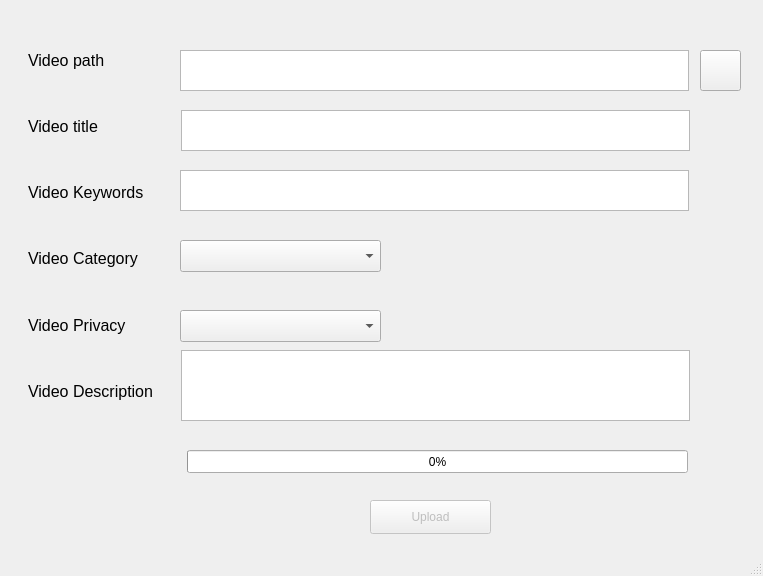
<?xml version="1.0" encoding="UTF-8"?>
<ui version="4.0">
 <class>MainWindow</class>
 <widget class="QMainWindow" name="MainWindow">
  <property name="geometry">
   <rect>
    <x>0</x>
    <y>0</y>
    <width>763</width>
    <height>576</height>
   </rect>
  </property>
  <property name="sizePolicy">
   <sizepolicy hsizetype="Fixed" vsizetype="Fixed">
    <horstretch>0</horstretch>
    <verstretch>0</verstretch>
   </sizepolicy>
  </property>
  <property name="windowTitle">
   <string>PyYouTube Uploader</string>
  </property>
  <property name="autoFillBackground">
   <bool>false</bool>
  </property>
  <widget class="QWidget" name="centralwidget">
   <widget class="QWidget" name="">
    <property name="geometry">
     <rect>
      <x>20</x>
      <y>30</y>
      <width>146</width>
      <height>391</height>
     </rect>
    </property>
    <layout class="QVBoxLayout" name="verticalLayout">
     <property name="leftMargin">
      <number>8</number>
     </property>
     <property name="topMargin">
      <number>0</number>
     </property>
     <item>
      <widget class="QLabel" name="video_path">
       <property name="font">
        <font>
         <pointsize>12</pointsize>
        </font>
       </property>
       <property name="text">
        <string>Video path</string>
       </property>
      </widget>
     </item>
     <item>
      <widget class="QLabel" name="video_title">
       <property name="font">
        <font>
         <pointsize>12</pointsize>
        </font>
       </property>
       <property name="text">
        <string>Video title</string>
       </property>
      </widget>
     </item>
     <item>
      <widget class="QLabel" name="video_keywords">
       <property name="font">
        <font>
         <pointsize>12</pointsize>
        </font>
       </property>
       <property name="text">
        <string>Video Keywords</string>
       </property>
      </widget>
     </item>
     <item>
      <widget class="QLabel" name="video_category">
       <property name="font">
        <font>
         <pointsize>12</pointsize>
        </font>
       </property>
       <property name="text">
        <string>Video Category</string>
       </property>
      </widget>
     </item>
     <item>
      <widget class="QLabel" name="video_privacy">
       <property name="font">
        <font>
         <pointsize>12</pointsize>
        </font>
       </property>
       <property name="text">
        <string>Video Privacy</string>
       </property>
      </widget>
     </item>
     <item>
      <widget class="QLabel" name="video_description">
       <property name="font">
        <font>
         <pointsize>12</pointsize>
        </font>
       </property>
       <property name="text">
        <string>Video Description</string>
       </property>
      </widget>
     </item>
    </layout>
   </widget>
   <widget class="QTextEdit" name="video_path_text">
    <property name="geometry">
     <rect>
      <x>180</x>
      <y>50</y>
      <width>509</width>
      <height>41</height>
     </rect>
    </property>
    <property name="layoutDirection">
     <enum>Qt::LeftToRight</enum>
    </property>
   </widget>
   <widget class="QTextEdit" name="video_title_text">
    <property name="geometry">
     <rect>
      <x>181</x>
      <y>110</y>
      <width>509</width>
      <height>41</height>
     </rect>
    </property>
   </widget>
   <widget class="QTextEdit" name="video_keywords_text">
    <property name="geometry">
     <rect>
      <x>180</x>
      <y>170</y>
      <width>509</width>
      <height>41</height>
     </rect>
    </property>
   </widget>
   <widget class="QComboBox" name="category">
    <property name="geometry">
     <rect>
      <x>180</x>
      <y>240</y>
      <width>201</width>
      <height>32</height>
     </rect>
    </property>
    <property name="placeholderText">
     <string>Category</string>
    </property>
    <item>
     <property name="text">
      <string>Education (27)</string>
     </property>
    </item>
    <item>
     <property name="text">
      <string>Perople &amp; Blogs (22)</string>
     </property>
    </item>
   </widget>
   <widget class="QPlainTextEdit" name="video_desc_text">
    <property name="geometry">
     <rect>
      <x>181</x>
      <y>350</y>
      <width>509</width>
      <height>71</height>
     </rect>
    </property>
   </widget>
   <widget class="QComboBox" name="privacy">
    <property name="geometry">
     <rect>
      <x>180</x>
      <y>310</y>
      <width>201</width>
      <height>32</height>
     </rect>
    </property>
    <property name="placeholderText">
     <string>Privacy</string>
    </property>
    <item>
     <property name="text">
      <string>public</string>
     </property>
    </item>
    <item>
     <property name="text">
      <string>private</string>
     </property>
    </item>
    <item>
     <property name="text">
      <string>unlisted</string>
     </property>
    </item>
   </widget>
   <widget class="QPushButton" name="file">
    <property name="enabled">
     <bool>true</bool>
    </property>
    <property name="geometry">
     <rect>
      <x>700</x>
      <y>50</y>
      <width>41</width>
      <height>41</height>
     </rect>
    </property>
    <property name="text">
     <string/>
    </property>
    <property name="icon">
     <iconset>
      <normaloff>icons/add-file.png</normaloff>icons/add-file.png</iconset>
    </property>
   </widget>
   <widget class="QPushButton" name="upload">
    <property name="enabled">
     <bool>false</bool>
    </property>
    <property name="geometry">
     <rect>
      <x>370</x>
      <y>500</y>
      <width>121</width>
      <height>34</height>
     </rect>
    </property>
    <property name="text">
     <string>Upload</string>
    </property>
   </widget>
   <widget class="QProgressBar" name="progressBar">
    <property name="geometry">
     <rect>
      <x>187</x>
      <y>450</y>
      <width>501</width>
      <height>23</height>
     </rect>
    </property>
    <property name="value">
     <number>0</number>
    </property>
   </widget>
  </widget>
  <widget class="QStatusBar" name="statusbar"/>
 </widget>
 <resources/>
 <connections/>
</ui>
